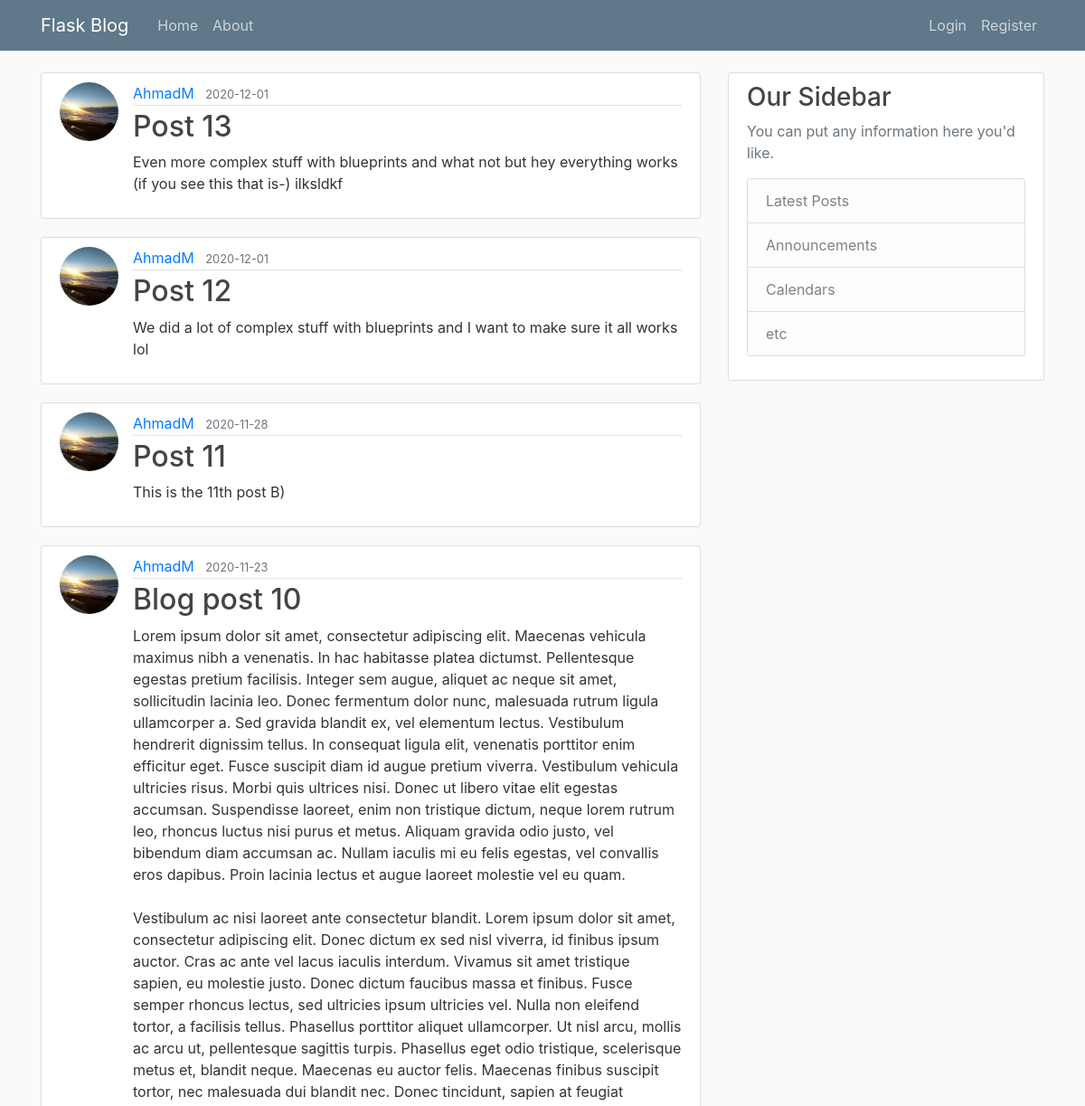
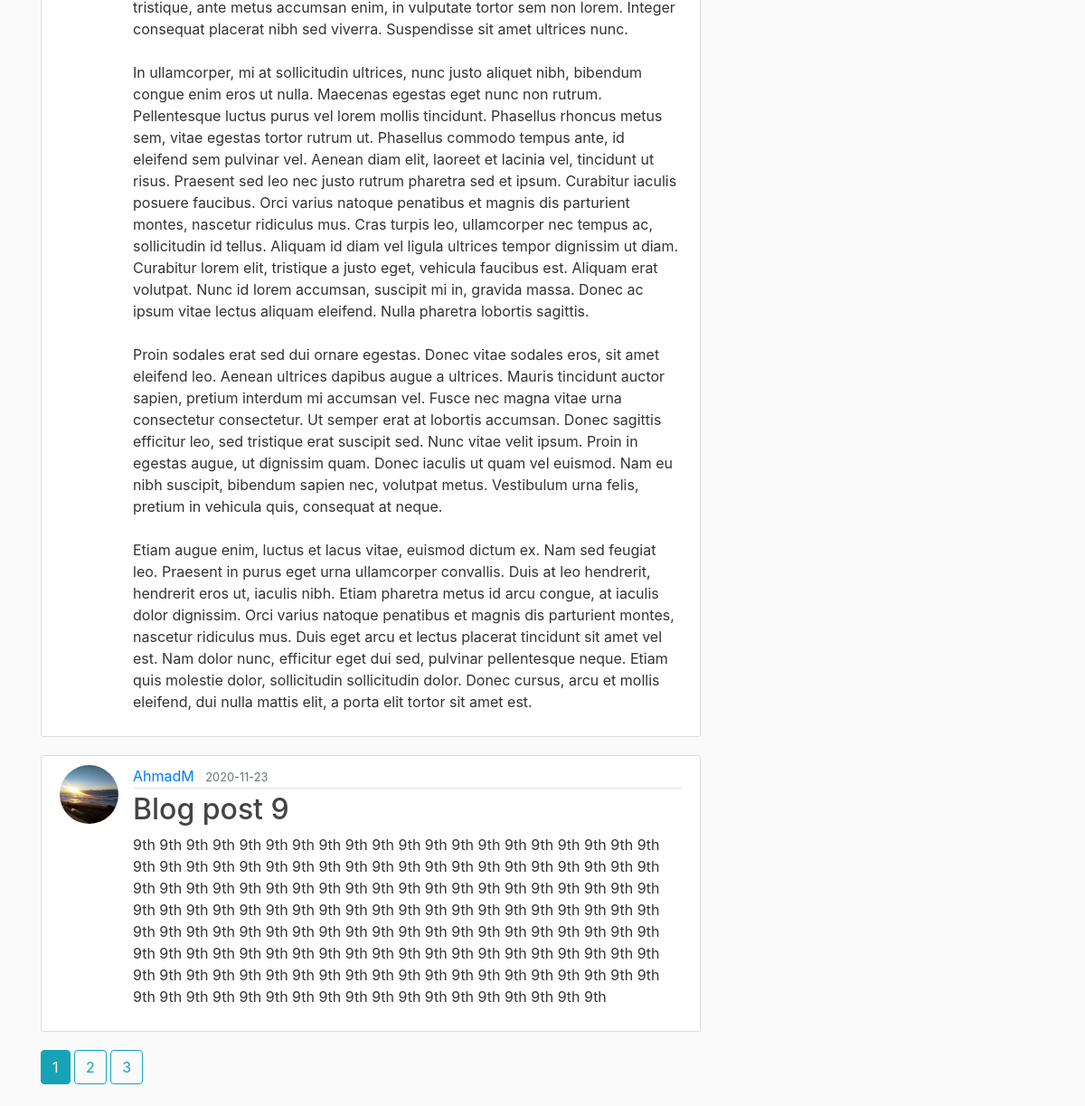
Page /home on the earlier database version (2 pictures, top to bottom).
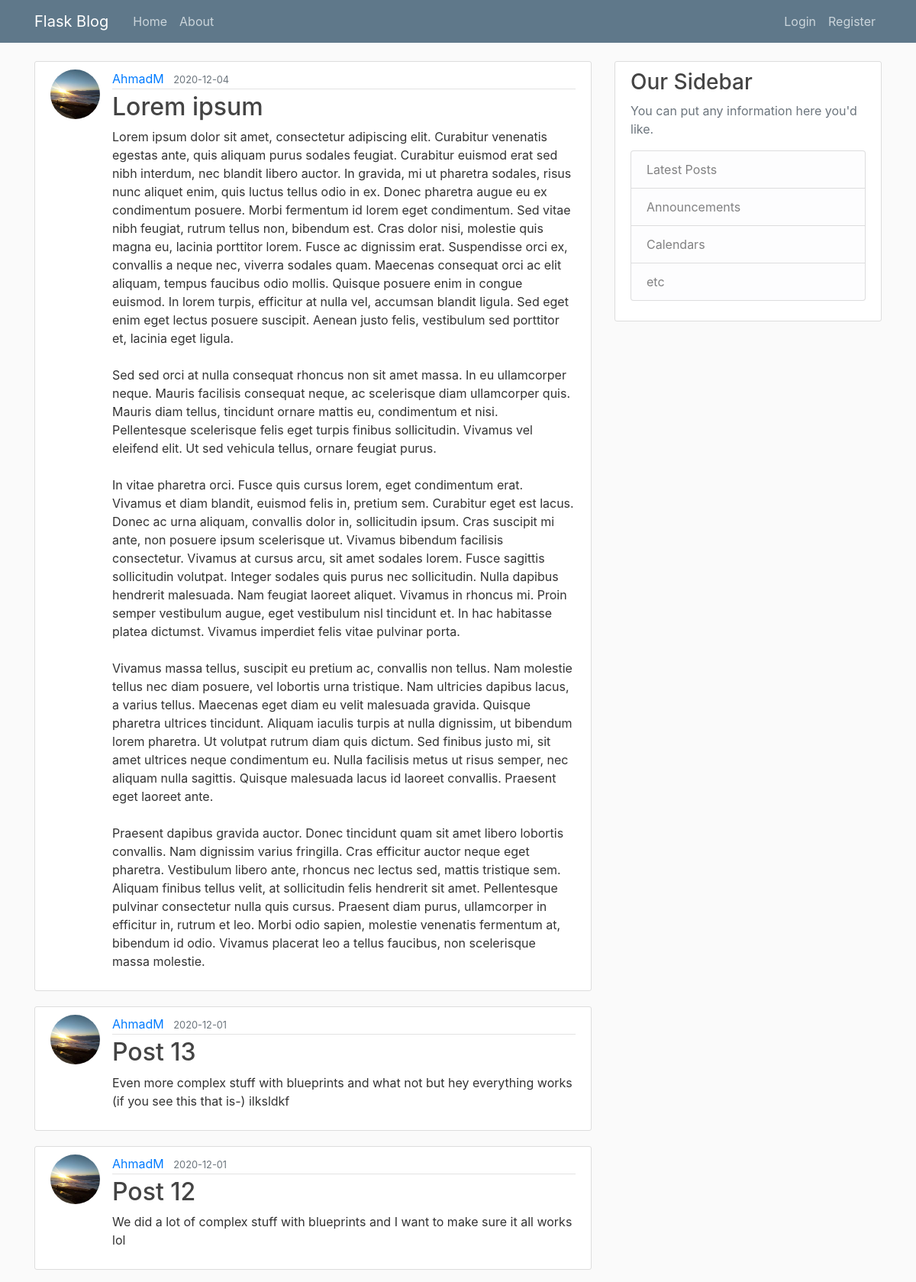
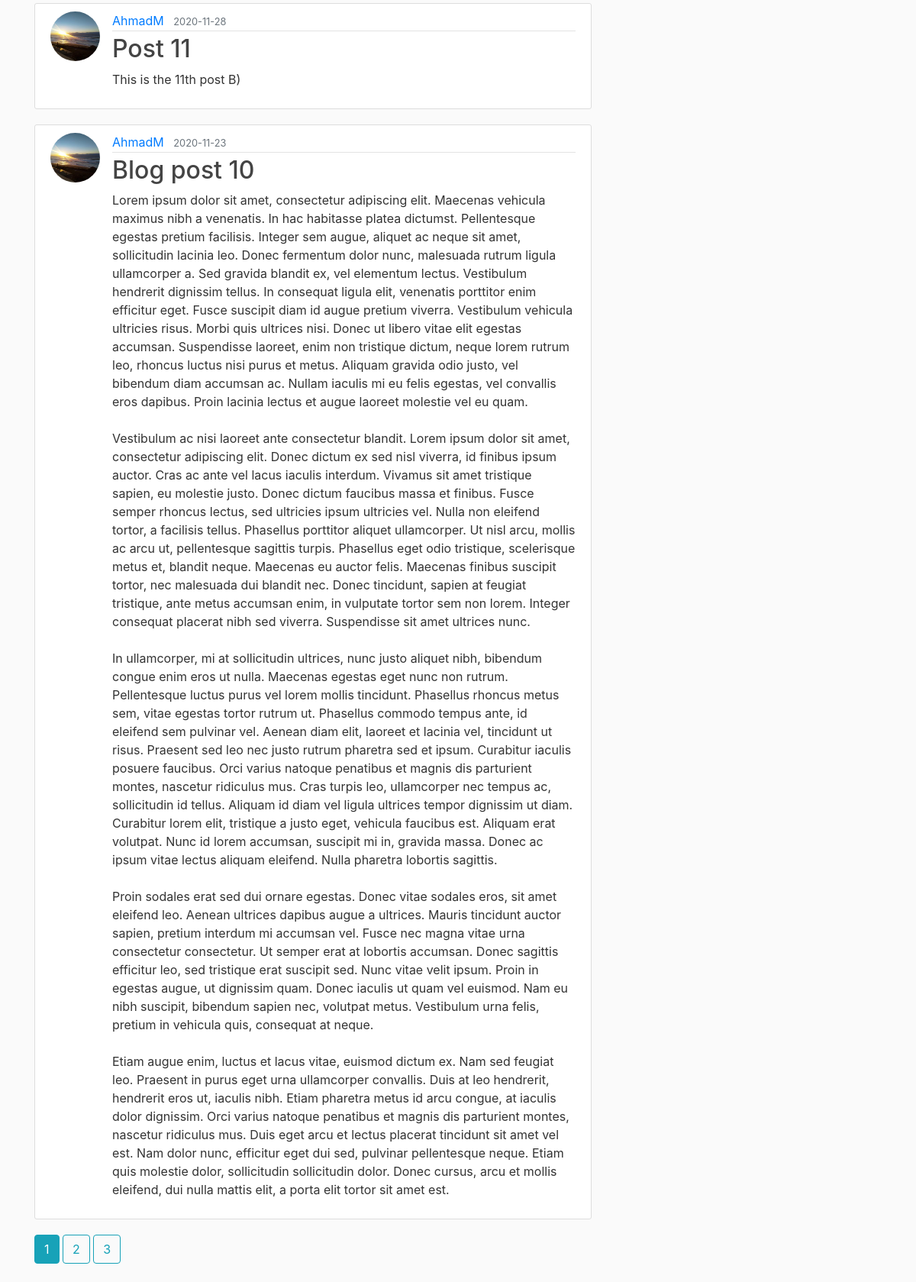
Same page on the later database version (2 pictures, top to bottom).
### flaskblog/models.py (models this page shows, shortened)
class Post(db.Model):
    id = db.Column(db.Integer, primary_key=True)
    title = db.Column(db.String(100), nullable=False)
    date_posted = db.Column(db.DateTime, nullable=False, default=datetime.utcnow)
    content = db.Column(db.Text, nullable=False)
    user_id = db.Column(db.Integer, db.ForeignKey('user.id'), nullable=False)

class User(db.Model, UserMixin):
    id = db.Column(db.Integer, primary_key=True)
    username = db.Column(db.String(20), unique=True, nullable=False)
    email = db.Column(db.String(120), unique=True, nullable=False)
    image_file = db.Column(db.String(20), nullable=False, default='default.jpg')
    password = db.Column(db.String(60), nullable=False)
    posts = db.relationship('Post', backref='author', lazy=True)

### flaskblog/main/routes.py (the view)
@main.route("/")
@main.route("/home")
def home():
    page = request.args.get('page', 1, type=int)
    posts = Post.query.order_by(Post.date_posted.desc()).paginate(page=page, per_page=5)
    return render_template('home.html', posts=posts)

### flaskblog/templates/home.html
{% extends "layout.html" %}
{% block content %}
    {% for post in posts.items %}
        <article class="media content-section">
            <img class="rounded-circle article-img" src="{{ url_for('static', filename='profile_pics/' + post.author.image_file) }}">
            <div class="media-body">
                <div class="article-metadata">
                    <a class="mr-2" href="{{ url_for('users.user_posts', username=post.author.username) }}">{{ post.author.username }}</a>
                    <small class="text-muted">{{ post.date_posted.strftime('%Y-%m-%d') }}</small>
                </div>
                <h2><a class="article-title" href="{{ url_for('posts.post', post_id=post.id) }}">{{ post.title }}</a></h2>
                <p class="article-content">{{ post.content }}</p>
            </div>
        </article>
    {% endfor %}
    {% for page_num in posts.iter_pages(left_edge=1, right_edge=1, left_current=1, right_current=2) %}
        {% if page_num %}
            {% if posts.page == page_num %}
                <a class="btn btn-info mb-4" href="{{ url_for('main.home', page=page_num) }}">{{ page_num }}</a>
            {% else %}
                <a class="btn btn-outline-info mb-4" href="{{ url_for('main.home', page=page_num) }}">{{ page_num }}</a>
            {% endif %}
        {% else %}
            ...
        {% endif %}
    {% endfor %}
{% endblock content %}

### flaskblog/templates/layout.html (shortened to what this page needs)
<!DOCTYPE html>
<html>
<head>
    <link rel="stylesheet" href="https://cdn.jsdelivr.net/npm/bootstrap@4.5.3/dist/css/bootstrap.min.css">
    <link rel="stylesheet" type="text/css" href="{{ url_for('static', filename='main.css') }}">
</head>
<body>
    <header class="site-header">
        <nav class="navbar navbar-expand-md navbar-dark bg-steel fixed-top">
            <div class="container">
                <a class="navbar-brand mr-4" href="/">Flask Blog</a>
                <div class="collapse navbar-collapse" id="navbarToggle">
                    <div class="navbar-nav mr-auto">
                        <a class="nav-item nav-link" href="{{ url_for('main.home') }}">Home</a>
                        <a class="nav-item nav-link" href="{{ url_for('main.about') }}">About</a>
                    </div>
                    <div class="navbar-nav">
                        {% if current_user.is_authenticated %}
                        <a class="nav-item nav-link" href="{{ url_for('posts.new_post') }}">New Post</a>
                        <a class="nav-item nav-link" href="{{ url_for('users.account') }}">Account</a>
                        <a class="nav-item nav-link" href="{{ url_for('users.logout') }}">Logout</a>
                        {% else %}
                            <a class="nav-item nav-link" href="{{ url_for('users.login') }}">Login</a>
                            <a class="nav-item nav-link" href="{{ url_for('users.register') }}">Register</a>
                        {% endif %}
                    </div>
                </div>
            </div>
        </nav>
    </header>
    <main role="main" class="container">
        <div class="row">
            <div class="col-md-8">
                {% block content %}{% endblock %}
            </div>
            <div class="col-md-4">
                <div class="content-section">
                    <h3>Our Sidebar</h3>
                    <p class='text-muted'>You can put any information here you'd like.
                    <ul class="list-group">
                        <li class="list-group-item list-group-item-light">Latest Posts</li>
                        <li class="list-group-item list-group-item-light">Announcements</li>
                        <li class="list-group-item list-group-item-light">Calendars</li>
                        <li class="list-group-item list-group-item-light">etc</li>
                    </ul>
                    </p>
                </div>
            </div>
        </div>
    </main>
</body>
</html>

### flaskblog/static/main.css (style rules this page uses)
body { background: #fafafa; color: #333333; margin-top: 5rem; }
h1, h2, h3, h4, h5, h6 { color: #444444; }
.bg-steel { background-color: #5f788a; }
.site-header .navbar-nav .nav-link { color: #cbd5db; }
.content-section { background: #ffffff; padding: 10px 20px; border: 1px solid #dddddd; border-radius: 3px; margin-bottom: 20px; }
.article-title { color: #444444; }
.article-content { white-space: pre-line; }
.article-img { height: 65px; width: 65px; margin-right: 16px; }
.article-metadata { padding-bottom: 1px; margin-bottom: 4px; border-bottom: 1px solid #e3e3e3 }

Differences in the rows shown:
no longer on this page (row unchanged): Post: image_file (picture), author.username "AhmadM", date_posted "2020-11-23", title "Blog post 9", content "9th 9th 9th 9th 9th 9th 9th 9th 9th 9th 9th 9th 9th 9th 9th 9th 9th 9th 9th 9th 9th 9th 9th 9th 9th 9th 9th 9th 9th 9th 9th 9th 9th 9th 9th 9th 9th 9th 9th 9th 9th 9th 9th 9th 9th 9th 9th 9th 9th 9th 9th 9th 9th 9th 9th 9th 9th 9th 9th 9th 9th 9th 9th 9th 9th 9th 9th 9th 9th 9th 9th 9th 9th 9th 9th 9th 9th 9th 9th 9th 9th 9th 9th 9th 9th 9th 9th 9th 9th 9th 9th 9th 9th 9th 9th 9th 9th 9th 9th 9th 9th 9th 9th 9th 9th 9th 9th 9th 9th 9th 9th 9th 9th 9th 9th 9th 9th 9th 9th 9th 9th 9th 9th 9th 9th 9th 9th 9th 9th 9th 9th 9th 9th 9th 9th 9th 9th 9th 9th 9th 9th 9th 9th 9th 9th 9th 9th 9th 9th 9th 9th 9th 9th 9th 9th 9th 9th 9th"
added Post: image_file (picture), author.username "AhmadM", date_posted "2020-12-04", title "Lorem ipsum", content "Lorem ipsum dolor sit amet, consectetur adipiscing elit. Curabitur venenatis egestas ante, quis aliquam purus sodales feugiat. Curabitur euismod erat sed nibh interdum, nec blandit libero auctor. In gravida, mi ut pharetra sodales, risus nunc aliquet enim, quis luctus tellus odio in ex. Donec pharetra augue eu ex condimentum posuere. Morbi fermentum id lorem eget condimentum. Sed vitae nibh feugiat, rutrum tellus non, bibendum est. Cras dolor nisi, molestie quis magna eu, lacinia porttitor lorem. Fusce ac dignissim erat. Suspendisse orci ex, convallis a neque nec, viverra sodales quam. Maecenas consequat orci ac elit aliquam, tempus faucibus odio mollis. Quisque posuere enim in congue…"
